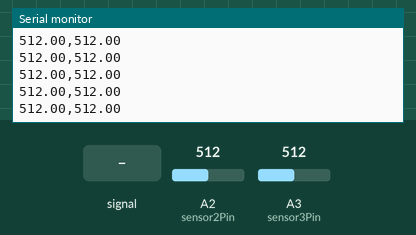
A sketch run on a simulated Arduino Uno, built with avr-gcc and run on an emulated ATmega328P. Parts: the last lines printed to the serial monitor. The test bench sets the inputs (shaded band); at power-on: A2 (sensor2Pin) = 512, A3 (sensor3Pin) = 512.

Above: at 1.2 s.
1.3 s: A2 (sensor2Pin) fed a 200 Hz sine of ±81 counts around its level
At 1.53 s:
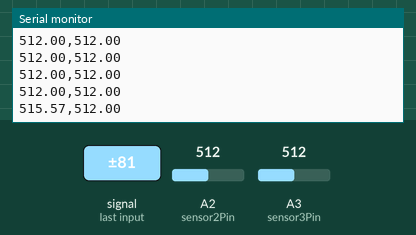
2.8 s: A2 (sensor2Pin) set to 716
At 2.9 s:
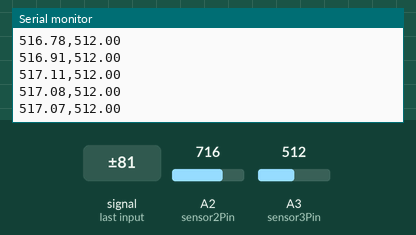
4.3 s: A3 (sensor3Pin) set to 716
At 4.47 s:
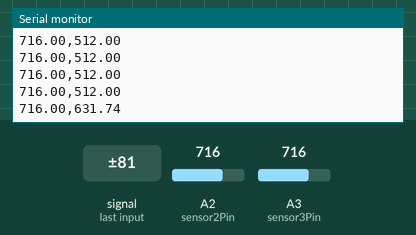
5.8 s: A3 (sensor3Pin) fed a 200 Hz sine of ±81 counts around its level
At 6.05 s:
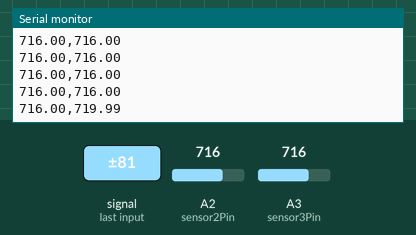
7.3 s: A2 (sensor2Pin) fed a 1000 Hz sine of ±255 counts around its level
At 7.62 s:
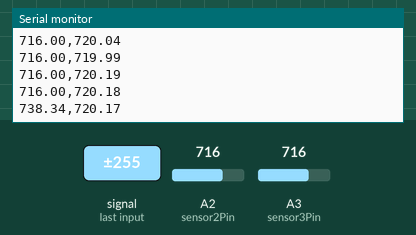
8.8 s: A3 (sensor3Pin) fed a 1000 Hz sine of ±255 counts around its level
At 8.99 s:
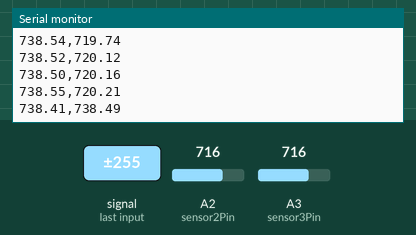
Timing chart, 0 to 11.3 s (numbered marks = the images above; inputs shaded):
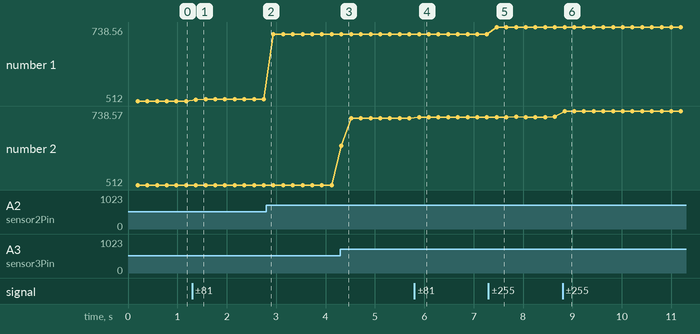

Measured:
- after the input at 1.3 s, the serial monitor: prints a new line after 0.07 s (image 1)
- after the input at 4.3 s, the serial monitor: prints a new line at once (image 3)
- after the input at 5.8 s, the serial monitor: prints a new line after 0.09 s (image 4)
- after the input at 7.3 s, the serial monitor: prints a new line after 0.16 s (image 5)
- after the input at 8.8 s, the serial monitor: prints a new line at once (image 6)
- plotted number 1: 512 → 517.07 after the input at 1.3 s, 517.07 → 716 after the input at 2.8 s, 716 → 738.55 after the input at 7.3 s
- plotted number 2: 716 → 720.18 after the input at 5.8 s, 720.18 → 720.21 after the input at 7.3 s

The sketch:

new.ino
```cpp
/*


#include <SoftwareSerial.h>
#include <math.h>

/*Declare your sensor pins as variables. I'm using Analog In pins 0 and 1. Change the names and numbers as needed
Pro tip: If you're pressed for memory, use #define to declare your sensor pins without using any memory. Just be careful that your pin name shows up NOWHERE ELSE in your sketch!
for more info, see: http://arduino.cc/en/Reference/Define
*/

double maxi(double a[])
{
  double maximum=a[0];
  for (int i=1;i<5;i++)
  {
    if (a[i]>maximum)
    maximum=a[i];
  }
  return maximum;
}
int sensor1Pin = 0;
int sensor2Pin = A2;// sensor 1
int sensor3Pin = A3;// sensor 2

int v=150; //number of samples in a window of (0.1 second)

/*Create an array to store sensor values. I'm using floats. Floats use 4 bytes to represent numbers in exponential notation. Use int if you are representing whole numbers from -32,768 to 32,767.
For more info on the appropriate data type for your sensor values, check out the language reference on data type: http://arduino.cc/en/Reference/HomePage
Customize the array's size to be equal to your number of sensors.
*/
float sensorVal[] = {0,0,0};

/*Pro tip: if you have a larger number of sensors, you can use a for loop to initialize your sensor value array. Here's sample code (assuming you have 6 sensor values):
float sensorVals[6];
int i;
for (i=0; i&lt;6; i++)
{
sensorVals[i] = 0;
}
*/
 int count=0;

void setup(){
Serial.begin(9600); //This line tells the Serial port to begin communicating at 9600 bauds
}

//
void loop(){
//read each sensor value. We are assuming analog values. Customize as nessary to read all of your sensor values into the array. Remember to replace "sensor1Pin" and "sensor2Pin" with your actual pin names from above!
//sensorVal[0] = analogRead(sensor1Pin);
//

if(count==600) // loop control for 1 minute of measurement
while(1)
;
count++;
/*If you are reading digital values, use digitalRead() instead. Here's an example:
sensorVal[0] = digitalRead(sensor1Pin);
*/
 double array1[5],array2[5];
  int counter=0,counter2=0;
  double rms1=0.0,rms2=0.0, sum1=0.0,sum2=0.0, val1=0.0,val2=0.0,log_rms1=0.0,log_rms2=0.0,log_rmsa=0.0,log_rmsb=0.0,rms_1=0.0,rms_2=0.0;
//print over the serial line to send to Processing. To work with the processisng sketch we provide, follow this easy convention: separate each sensor value with a comma, and separate each cycle of loop with a newline character.
//Remember to separate each sensor value with a comma. Print every value and comma using Serial.print(), except the last sensor value. For the last sensor value, use Serial.println()
 // Serial.print(400);
 // Serial.print("\t");
 // Serial.print(700);
 // Serial.print("\t");
  //unsigned long elapsed;
  //unsigned long startTime=micros();
  while(counter2<5)
  {
    sum1=0.0;
    sum2=0.0;
    while (counter<v)
    {

        sensorVal[1] = analogRead(sensor2Pin);
        sum1 = sum1 + sensorVal[1]*sensorVal[1];
        sensorVal[2] = analogRead(sensor3Pin)  ;
        sum2 = sum2 + sensorVal[2]*sensorVal[2];
    //Serial.print(counter);
    //Serial.print("\t");

        delay(0.5); //total delay of .5 millisecond of 2000 samples a second
        counter=counter + 1;

  }
  counter = 0;

  //unsigned long currentTime=micros();
   //  elapsed=currentTime-startTime;
  //Serial.print(elapsed);
 // Serial.print("\t");
  //log_rms1=0.5*(log(sum1)-log(v));
  //log_rms2=0.5*(log(sum2)-log(v));
  val1=sum1/v;
  val2=sum2/v;
  rms1=sqrt(val1);
  rms2=sqrt(val2);
  array1[counter2]=rms1;
  array2[counter2]=rms2;
  //max1=max(array1[counter2],array[counter2-1])
  counter2=counter2+1;

  }

  rms_1=maxi(array1);
  rms_2=maxi(array2);

  log_rmsa=log(rms_1);
  log_rmsb=log(rms_2);
  Serial.print(rms_1);
  Serial.print(",");
  Serial.println(rms_2);
  //Serial.print(",");
  //Serial.print(log_rmsa);
  //Serial.print(",");
  //Serial.println(log_rmsb);
  //Serial.print(",");
  //Serial.print(log_rmsa);
  //Serial.print(",");
  //Serial.println(log_rmsb);

  //Serial.print("rms value:");
  //Serial.println(rms);
}
```
